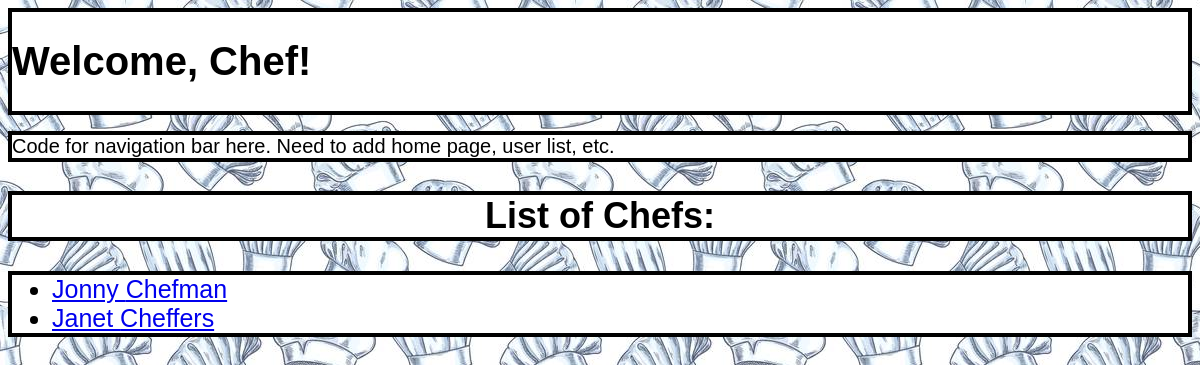
The page /chefdecuisine/chefs/ on the database as committed earlier.
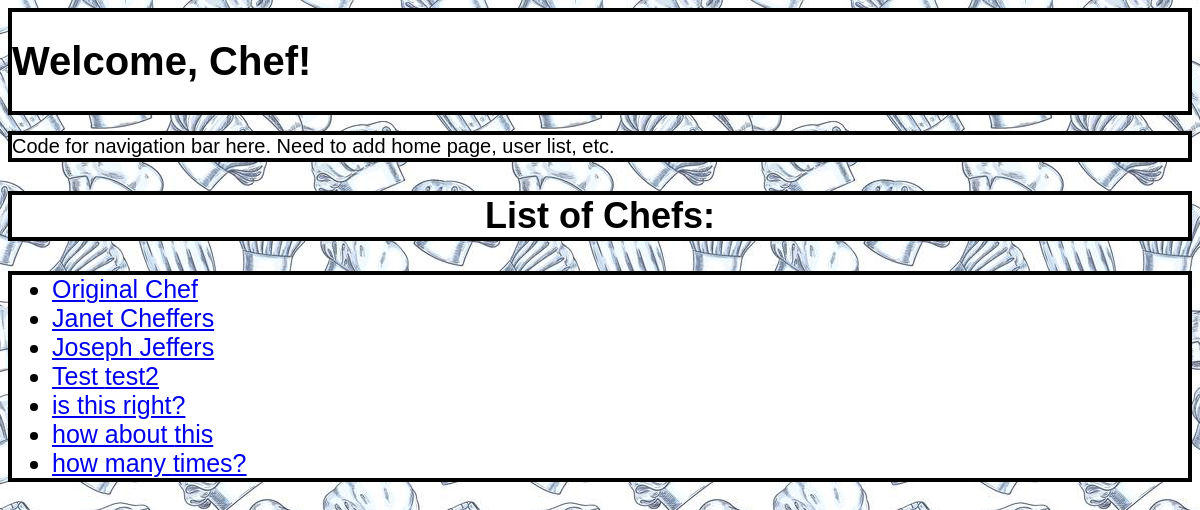
The same page on the database as committed later.
### chefdecuisine/models.py (models this page shows)
class sousChef(models.Model):
    first_name = models.CharField(max_length = 50)
    last_name = models.CharField(max_length = 50)
    date_of_birth = models.DateField(null = True, blank = True)

### chefdecuisine/views.py (the view)
# urls.py: path('chefs/', views.souschef_list),
def souschef_list(request):
    souschef = sousChef.objects.all()
    response = render(request, 'chefdecuisine/chef_list.html', {
        'souschef':souschef,
    })
    return response

### chefdecuisine/templates/chefdecuisine/chef_list.html
{% extends "base.html" %}
{% block content %}
<h2> List of Chefs:</h2>
	<ul>
		{% for chef in souschef %}
		<li>
			<a href = "{% url 'souschef_profile' souschef_id=chef.id %}" >
				{{chef.first_name}} {{chef.last_name}}
			</a>
		</li>
		{% endfor %}
	</ul>
{% endblock %}

### templates/base.html (shortened to what this page needs)
{% load static %}
<!doctype html>
<html>
	<head>
		<link rel="stylesheet" type="text/css" href="{% static "chefdecuisine/base.css" %}">
	</head>
	<body>
		<div id="heading" class="box">
		      	<H1>Welcome, Chef!</H1>
	       	</div>
		<div id="navigationBar" class="box">
			Code for navigation bar here. Need to add home page, user list, etc.
		</div>
		<div id="pageContent">
			{% block content %}{% endblock %}
		</div>
	</body>
</html>

### static/chefdecuisine/base.css (style rules this page uses)
body { background: url("image/68814732-chef-toques-seamless-background-wallpaper-with-vector-pattern-icons-of-restaurant-cook-caps-pencil-s.jpg"); background-repeat: repeat; background-color: paleturquoise; font-family: "Trebuchet MS", Helvetica, sans-serif; }
h2 { font-size: 36px; text-align: center; background-color: white; border: 4px solid black; }
ul { font-size: 20px; background-color: white; border: 4px solid black; }
li { font-size: 25px; }
div.box { font-size: 20px; background-color: white; border: 4px solid black; }

Rows that differ between the two databases and show on the page:
changed sousChef: first_name "Jonny" → "Original"; last_name "Chefman" → "Chef"
added sousChef: first_name "Joseph", last_name "Jeffers"
added sousChef: first_name "Test", last_name "test2"
added sousChef: first_name "is this", last_name "right?"
added sousChef: first_name "how about", last_name "this"
added sousChef: first_name "how many", last_name "times?"
